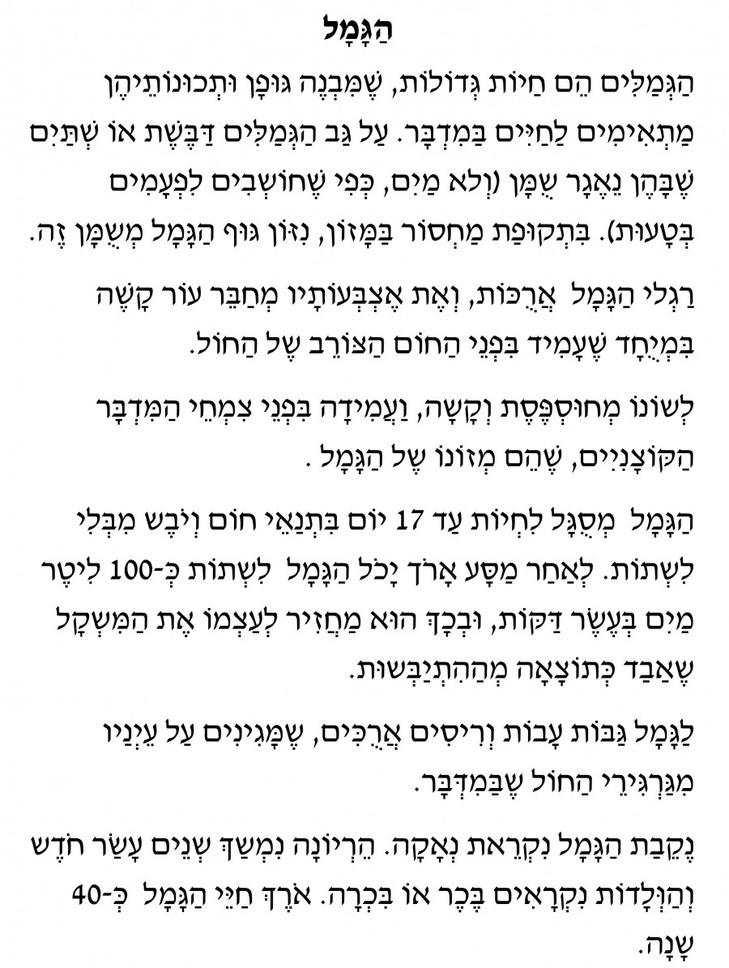
#> input picture text2.jpg, 729 x 968 px, shrunk from 900 x 1194 before the run
$ python main_v2.py text2.jpg
#> lines starting #> are read from the running program, lines starting #| are printed output that depends on the picture; after the words box and inside, x2 and y2 are one past the last pixel; in counts of white or black regions, pixels touching at a corner belong together
import argparse

import cv2
# load image as grayscale
import numpy as np

if __name__ == '__main__':
    parser = argparse.ArgumentParser()

    parser.add_argument("imgName", help = "Prints the supplied argument.")

    args = parser.parse_args()
    imgName = args.imgName

    img = cv2.imread(imgName, cv2.IMREAD_GRAYSCALE)
#> img is the input picture: shape (968, 729); min 0, max 255, mean 235.2


    # convert to binary. Inverted, so you get white symbols on black background
    _ , thres = cv2.threshold(img, 150, 255, cv2.THRESH_BINARY_INV)
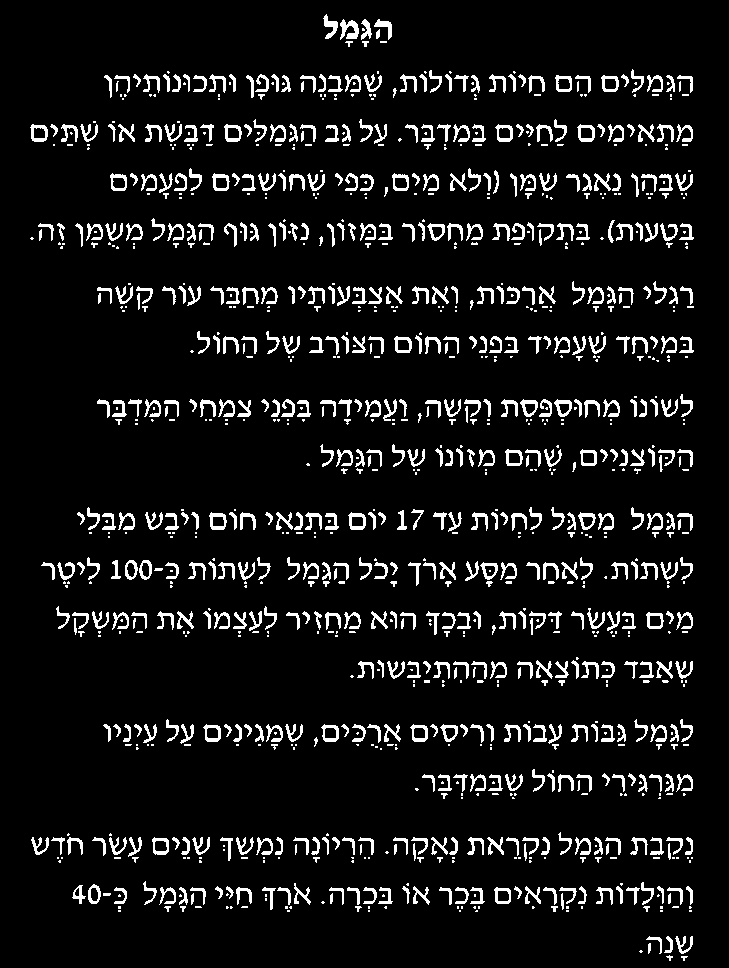
#> thres: shape (968, 729); 8.1% white; 1172 white regions (549 under 20 px)
    # find contours in the thresholded image (this gives all symbols)
    contours, hierarchy = cv2.findContours(thres, cv2.RETR_EXTERNAL, cv2.CHAIN_APPROX_SIMPLE)
#> contours = 1171 contours, 637 with area under 20; largest, box (x1, y1, x2, y2) and area: (577, 124, 595, 142) 242, (30, 124, 48, 142) 242, (348, 512, 366, 530) 242, (224, 124, 242, 142) 238, (209, 512, 227, 530) 237

    ##############################################
    maxArea = 0
    for cnt in contours:
        currArea = cv2.contourArea(cnt)
        if currArea > maxArea:
            maxArea = currArea
#> this loop made 1171 passes
#> (currArea, maxArea) on passes 5, 59, 167, 273, 536, 1049: (88, 88), (223, 223), (234.5, 234.5), (236.5, 236.5), (241.5, 241.5), (242, 242)
#> currArea on passes 6, 7, 49, 54, 55, 56: 47.5, 45.5, 21, 55.5, 54, 82.5
#> after the loop, maxArea = 242

    ###############################################


    width = 0
    for cnt in contours:
        area = cv2.contourArea(cnt)
        if area < maxArea/10:
            rect = cv2.boundingRect(cnt)
            x, y, w, h = rect
            if w > width:
                width = w
#> this loop made 1171 passes
#> (area, x, y, w, h) on pass 49: (21, 561, 893, 3, 17)
#> after the loop, width = 9

    # ##############################################

    margin = 2
    for cnt in contours:
        area = cv2.contourArea(cnt)
        if area < maxArea/10:
            rect = cv2.boundingRect(cnt)
            x, y, w, h = rect
            cropped = img[y - margin:y + h + margin, x - margin:x + w + margin]
            kernel = np.ones((width, 1), np.uint8)
            eroded_shape = cv2.erode(cropped.copy(), kernel, iterations=1)
            dilate_shape = cv2.dilate(eroded_shape.copy(), kernel, iterations=1)
            img[y - margin:y + h + margin,x - margin:x + w + margin] = dilate_shape  # we copy the eroded_shape back into the original_image
#> this loop made 1171 passes
#> cnt on passes 15, 17, 18: [[118, 910], [118, 911], [120, 911], [120, 910]], [[673, 906], [672, 907], [678, 907], [678, 906]], [[660, 906], [660, 908], [662, 908], [662, 906]]
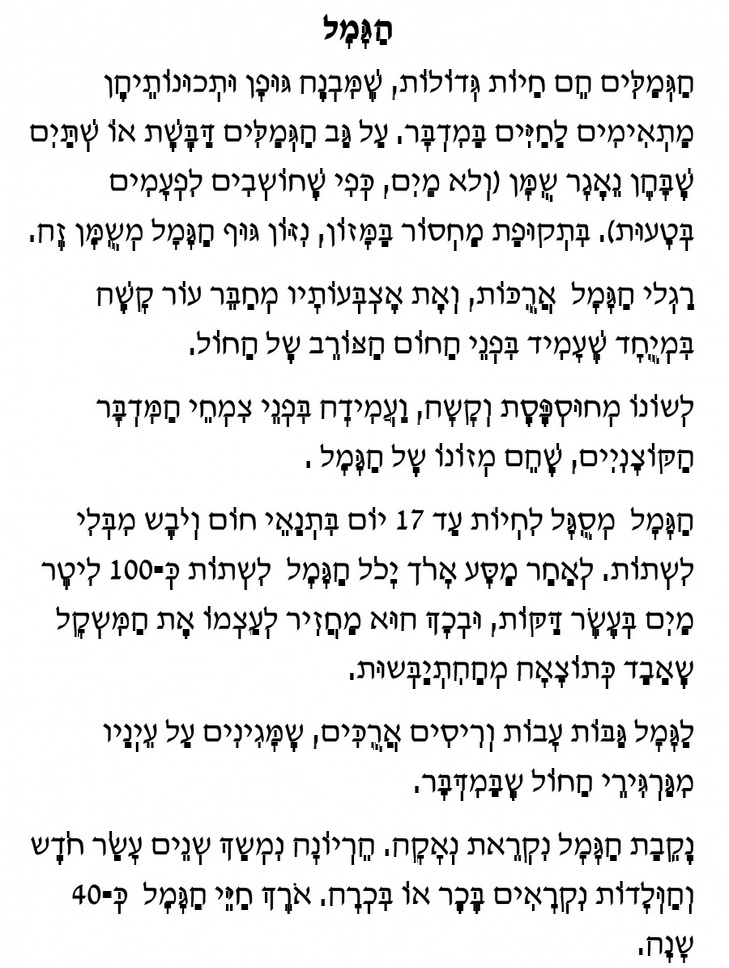
#> img: shape (968, 729); 3.56% of pixels changed, all inside (x1, y1, x2, y2) = (28, 26, 696, 963)

    #
    # ############################################


    # display result
    cv2.imshow('res', img)
    cv2.waitKey(0)
    cv2.destroyAllWindows()

$ run again, on text4.png
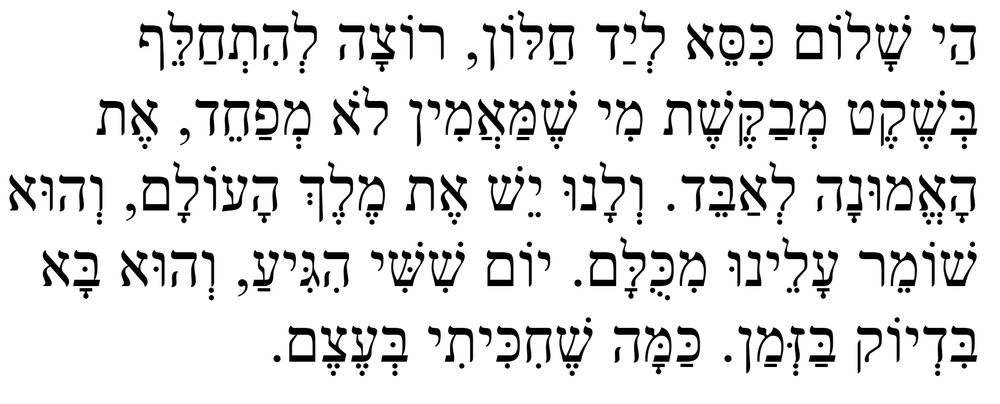
#> input picture text4.png, 1000 x 404 px, shrunk from 1890 x 764 before the run
#> img is the input picture: shape (404, 1000); min 0, max 255, mean 227
#> `_ , thres = cv2.threshold(img, 150, 255, cv2.THRESH_BINARY_INV)`:
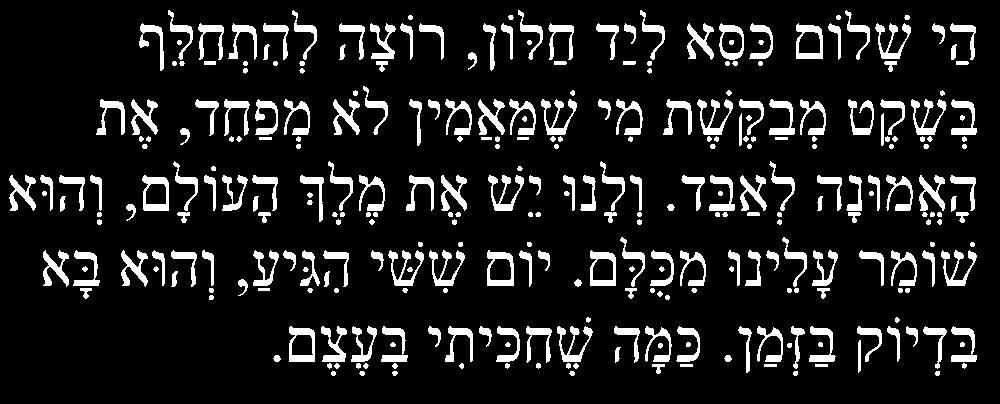
#> thres: shape (404, 1000); 11.5% white; 318 white regions
#> contours = 317 contours, 140 with area under 20; largest, box (x1, y1, x2, y2) and area: (487, 250, 514, 286) 810, (796, 23, 823, 59) 807, (142, 175, 169, 211) 800, (289, 326, 315, 362) 794, (590, 250, 616, 286) 790
#> the loop `for cnt in contours:` made 317 passes
#> (cnt, currArea, maxArea) on pass 7: ([[815, 364], [815, 366], [827, 366], [827, 364]], 24, 24)
#> after the loop `for cnt in contours:`: maxArea = 809.5
#> the loop `for cnt in contours:` made 317 passes
#> (cnt, area, x, y, w, h, width) on pass 7: ([[815, 364], [815, 366], [827, 366], [827, 364]], 24, 815, 364, 13, 3, 13)
#> after the loop `for cnt in contours:`: width = 13
#> the loop `for cnt in contours:` made 317 passes
#> (cnt, area, x, y, w, h) on passes 7 to 9: ([[815, 364], [815, 366], [827, 366], [827, 364]], 24, 815, 364, 13, 3), ([[764, 364], [764, 366], [776, 366], [776, 364]], 24, 764, 364, 13, 3), ([[680, 364], [680, 366], [692, 366], [692, 364]], 24, 680, 364, 13, 3)
#> after the loop `for cnt in contours:`:
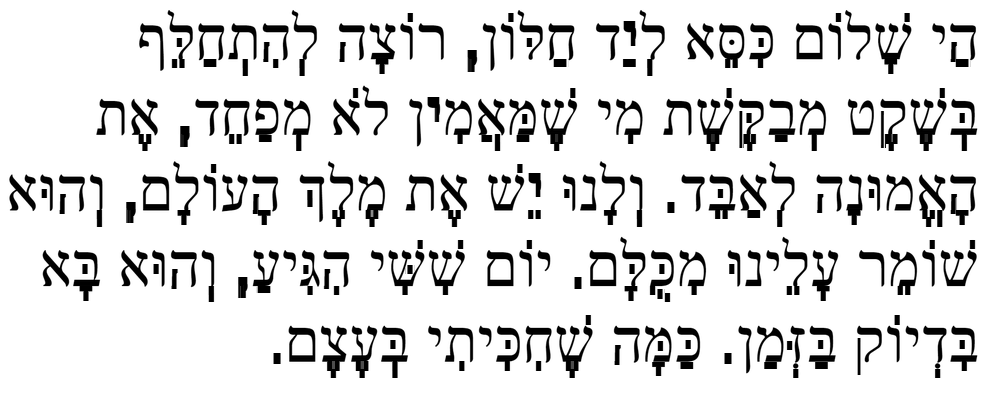
#> img: shape (404, 1000); 3.72% of pixels changed, all inside (x1, y1, x2, y2) = (40, 13, 977, 378)
